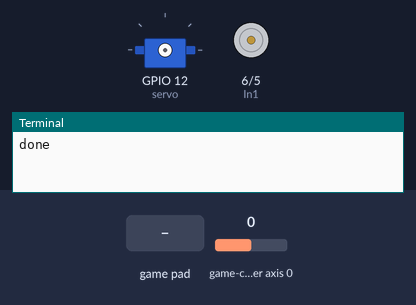
Bench run of a program on a simulated Raspberry Pi (BCM pin numbers). On the bench: servo, motor-driver pin pairs drawn as motors (green arrow = first pin HIGH = forward, orange = second pin HIGH = backward, longer = more drive, scaled by the enable pin), the last lines printed to the terminal. The test bench sets the inputs (shaded band); at power-on: game-controller axis 0 0. Servo angles are drawn from the pulse width (0.5 ms = 0°, 2.5 ms = 180°).

Above: at 1.2 s.
1.3 s: game-controller axis 0 set to -1
2.8 s: game-controller button 3 pressed
At 2.88 s:
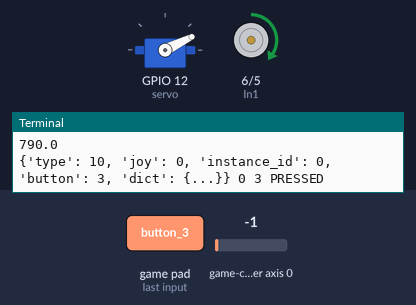
4.4 s: game-controller button 0 pressed
At 4.49 s:
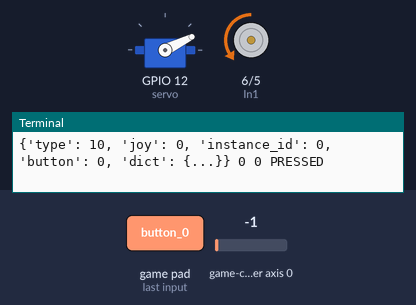
6.0 s: game-controller axis 0 set to -0.5
At 7.2 s:
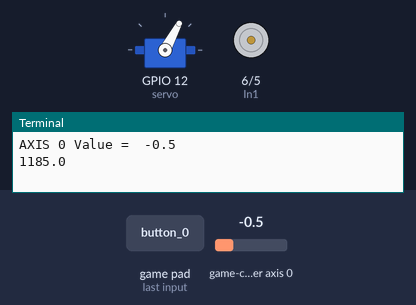
7.5 s: game-controller axis 0 set to 0.5
At 8.5 s:
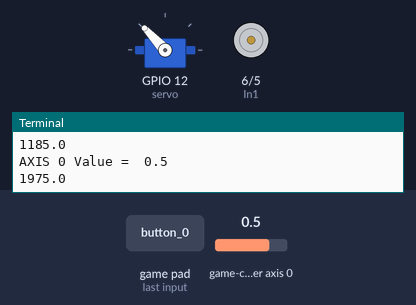
9.0 s: game-controller axis 0 set to 1
At 9.7 s:
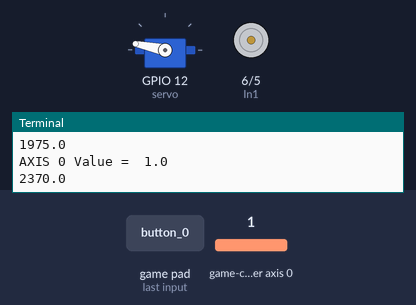
Timing chart, 0 to 11.5 s (numbered marks = the images above; inputs shaded):
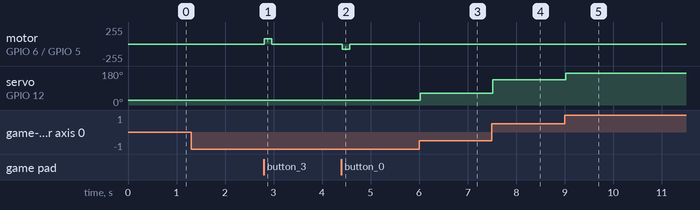

The program:

xboxController.py
```python
import pygame
from time import sleep
pygame.init()
controller = pygame.joystick.Joystick(0)
controller.init()
#!/usr/bin/python3
import RPi.GPIO as GPIO
import pigpio
import time

servo = 12

GPIO.setmode(GPIO.BCM)
GPIO.setwarnings(False)

Ena= 26
In1= 6
In2= 5


GPIO.setup(Ena,GPIO.OUT)
GPIO.setup(In1,GPIO.OUT)
GPIO.setup(In2,GPIO.OUT)


pwmA =GPIO.PWM(Ena,100);
pwmA.start(0);


#pwmA.ChangeDutyCycle(20);
#GPIO.output(In1,GPIO.LOW);
#GPIO.output(In2,GPIO.HIGH);


#pwmA.ChangeDutyCycle(20);
#GPIO.output(In1,GPIO.HIGH);
#GPIO.output(In2,GPIO.LOW);
#sleep(1)

curveMax = 1
curveMin = -1
curveValue = 0

servoMax = 2370
servoMin = 790

curveRange = (curveMax - curveMin)
servoRange = (servoMax - servoMin)

speedMax = 1
speedMin = -1
speedValue = 0

thMax = 100
thMin = 0

speedRange = (speedMax - speedMin)
thRange = (thMax - thMin)
print("done")

# more info at http://abyz.me.uk/rpi/pigpio/python.html#set_servo_pulsewidth

pwm = pigpio.pi()
pwm.set_mode(servo, pigpio.OUTPUT)

pwm.set_PWM_frequency( servo, 50 )


def getJS(name=''):

    global buttons
    # retrieve any events ...
    for event in pygame.event.get():                                # Analog Sticks
        if event.type == pygame.JOYAXISMOTION:
            print("AXIS", event.axis , "Value = " , event.value)
            if event.axis == 100:
                #print(event.value)
                speedValue = event.value
                if(speedValue > -0.95):
                    thValue = (((speedValue - speedMin) * thRange) / speedRange) + thMin
                    #print(thValue)
                    if(thValue > 100):
                        thValue = 100
                    pwmA.ChangeDutyCycle(thValue);
                    GPIO.output(In1,GPIO.HIGH);
                    GPIO.output(In2,GPIO.LOW);
                else:
                    pwmA.ChangeDutyCycle(0);
            if event.axis == 5:
                #print(event.value)
                speedValue = event.value
                if(speedValue > -0.95):
                    thValue = (((speedValue - speedMin) * thRange) / speedRange) + thMin
                    #print(thValue)
                    if(thValue > 100):
                        thValue = 100
                    pwmA.ChangeDutyCycle(thValue);
                    GPIO.output(In1,GPIO.HIGH);
                    GPIO.output(In2,GPIO.LOW);
                else:
                    pwmA.ChangeDutyCycle(0);

            if event.axis == 0:
                if(event.value != 0.0):
                    #print(round(event.value,2))
                    if(event.value > 0.2):
                        curveValue = event.value
                        newValue = (((curveValue - curveMin) * servoRange) / curveRange) + servoMin
                        pwm.set_servo_pulsewidth( servo, newValue ) ;
                        print(newValue)
                    if(event.value < -0.2):
                        curveValue = event.value
                        newValue = (((curveValue - curveMin) * servoRange) / curveRange) + servoMin
                        pwm.set_servo_pulsewidth( servo, newValue ) ;
                        print(newValue)
                    elif (event.value > -0.2 and event.value < 0.2):
                        pwm.set_servo_pulsewidth( servo, 1500 ) ;


            #else:
                #pwm.set_servo_pulsewidth( servo, 1500 ) ;
        elif event.type == pygame.JOYBUTTONDOWN:                    # When button pressed
            print(event.dict, event.joy, event.button, 'PRESSED')
            if event.button == 3:
                pwmA.ChangeDutyCycle(30);
                GPIO.output(In1,GPIO.HIGH);
                GPIO.output(In2,GPIO.LOW);
            if event.button == 0:
                pwmA.ChangeDutyCycle(30);
                GPIO.output(In1,GPIO.LOW);
                GPIO.output(In2,GPIO.HIGH);


        elif event.type == pygame.JOYBUTTONUP:                      # When button released
            print(event.dict, event.joy, event.button, 'released')
            pwmA.ChangeDutyCycle(0);


def main():
    #print(getJS()) # To get all values
    #sleep(0.05)
    getJS('share') # To get a single value
    sleep(0.05)


if __name__ == '__main__':
  while True:
    main()
```

Measured:
- after the input at 2.8 s, motor on GPIO 6 (In1) / GPIO 5 (In2): stopped → forward 77/255 at once, → stopped 0.15 s later
- after the input at 4.4 s, motor on GPIO 6 (In1) / GPIO 5 (In2): stopped → backward 77/255 at once, → stopped 0.15 s later
- after the input at 6.0 s, servo on GPIO 12 (servo): 26° → 62° at once
- after the input at 7.5 s, servo on GPIO 12 (servo): 62° → 133° at once
- after the input at 9.0 s, servo on GPIO 12 (servo): 133° → 168° at once
